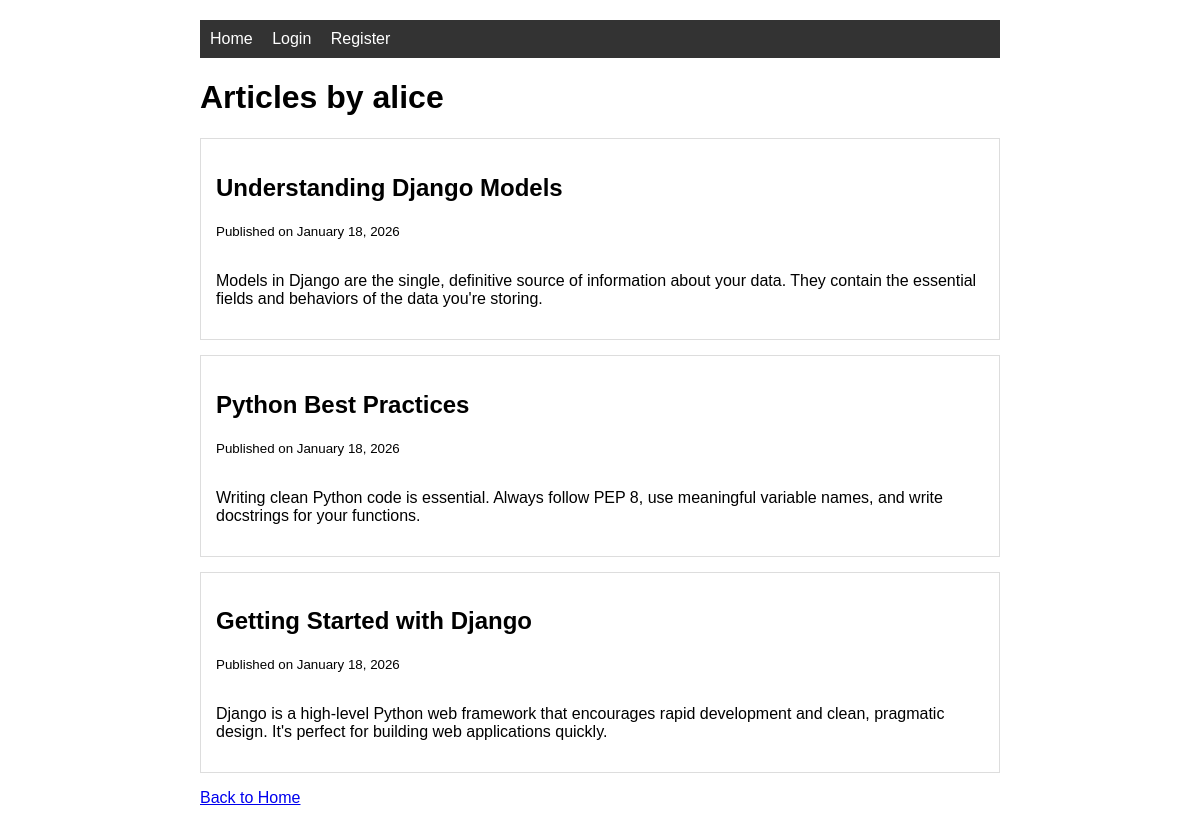
The app's page /user/alice/ with its own data.
### blog/models.py (models this page shows, shortened)
class Article(models.Model):
    title = models.CharField(max_length=200)
    content = models.TextField()
    author = models.ForeignKey(User, on_delete=models.CASCADE, related_name='articles')
    created_at = models.DateTimeField(auto_now_add=True)
    updated_at = models.DateTimeField(auto_now=True)
    class Meta:
        ordering = ['-created_at']

### blog/views.py (the view)
# urls.py: path('user/<str:username>/', views.user_articles, name='user_articles'),
def user_articles(request, username):
    user = get_object_or_404(User, username=username)
    articles = Article.objects.filter(author=user)
    return render(request, 'blog/user_articles.html', {'articles': articles, 'author': user})

### blog/templates/blog/user_articles.html (shortened to what this page needs)
{% extends 'blog/base.html' %}
{% block content %}
<h1>Articles by {{ author.username }}</h1>
{% if articles %}
    {% for article in articles %}
    <div class="article">
        <div class="article-header">
            <div>
                <h2>{{ article.title }}</h2>
                <p><small>Published on {{ article.created_at|date:"F d, Y" }}</small></p>
            </div>
        </div>
        <p>{{ article.content }}</p>
    </div>
    {% endfor %}
{% else %}
    <p>{{ author.username }} hasn't written any articles yet.</p>
{% endif %}
<p><a href="{% url 'home' %}">Back to Home</a></p>
{% endblock %}

### blog/templates/blog/base.html (style rules this page uses)
body { font-family: Arial, sans-serif; max-width: 800px; margin: 0 auto; padding: 20px; }
.article { border: 1px solid #ddd; padding: 15px; margin-bottom: 15px; }
.article-header { display: flex; justify-content: space-between; align-items: center; }

### records on screen
Article: title "Understanding Django Models", created_at "January 18, 2026", content "Models in Django are the single, definitive source of information about your data. They contain the essential fields and behaviors of the data you're storing."
Article: title "Python Best Practices", created_at "January 18, 2026", content "Writing clean Python code is essential. Always follow PEP 8, use meaningful variable names, and write docstrings for your functions."
Article: title "Getting Started with Django", created_at "January 18, 2026", content "Django is a high-level Python web framework that encourages rapid development and clean, pragmatic design. It's perfect for building web applications quickly."

### other values on screen
{{ author.username }} "alice"
